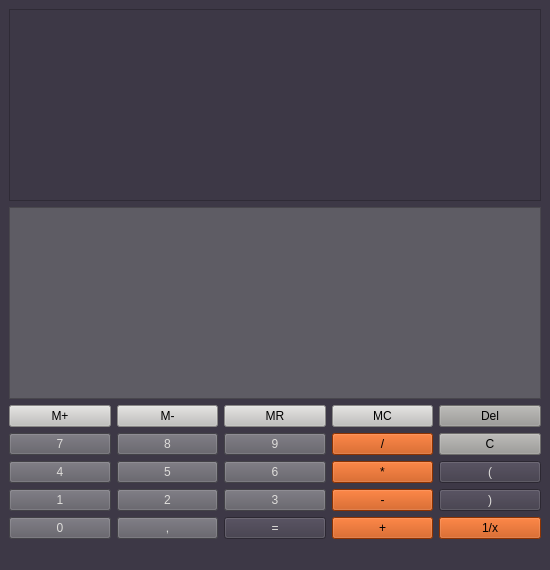
<?xml version="1.0" encoding="UTF-8"?>
<ui version="4.0">
 <class>Calculator</class>
 <widget class="QMainWindow" name="Calculator">
  <property name="geometry">
   <rect>
    <x>0</x>
    <y>0</y>
    <width>550</width>
    <height>570</height>
   </rect>
  </property>
  <property name="sizePolicy">
   <sizepolicy hsizetype="Preferred" vsizetype="Preferred">
    <horstretch>0</horstretch>
    <verstretch>0</verstretch>
   </sizepolicy>
  </property>
  <property name="maximumSize">
   <size>
    <width>16777215</width>
    <height>16777215</height>
   </size>
  </property>
  <property name="windowTitle">
   <string>Calculator</string>
  </property>
  <property name="windowIcon">
   <iconset>
    <normaloff>../calculator.png</normaloff>../calculator.png</iconset>
  </property>
  <property name="styleSheet">
   <string notr="true">background-color: rgb(61, 56, 70);</string>
  </property>
  <widget class="QWidget" name="centralwidget">
   <property name="minimumSize">
    <size>
     <width>550</width>
     <height>526</height>
    </size>
   </property>
   <property name="maximumSize">
    <size>
     <width>1677</width>
     <height>16777215</height>
    </size>
   </property>
   <property name="layoutDirection">
    <enum>Qt::LeftToRight</enum>
   </property>
   <layout class="QVBoxLayout" name="verticalLayout_4">
    <item>
     <layout class="QVBoxLayout" name="verticalLayout_3">
      <item>
       <layout class="QVBoxLayout" name="verticalLayout_2">
        <item>
         <widget class="QScrollArea" name="scrollArea">
          <property name="verticalScrollBarPolicy">
           <enum>Qt::ScrollBarAlwaysOff</enum>
          </property>
          <property name="widgetResizable">
           <bool>true</bool>
          </property>
          <widget class="QWidget" name="scrollAreaWidgetContents">
           <property name="geometry">
            <rect>
             <x>0</x>
             <y>0</y>
             <width>526</width>
             <height>164</height>
            </rect>
           </property>
           <layout class="QVBoxLayout" name="verticalLayout_5">
            <item>
             <widget class="QLabel" name="Arithmetic">
              <property name="font">
               <font>
                <pointsize>18</pointsize>
               </font>
              </property>
              <property name="styleSheet">
               <string notr="true">color: rgb(255, 255, 255);</string>
              </property>
              <property name="text">
               <string/>
              </property>
              <property name="scaledContents">
               <bool>false</bool>
              </property>
              <property name="wordWrap">
               <bool>true</bool>
              </property>
             </widget>
            </item>
           </layout>
          </widget>
         </widget>
        </item>
        <item>
         <widget class="QScrollArea" name="scrollArea_2">
          <property name="styleSheet">
           <string notr="true">background-color: rgb(94, 92, 100);</string>
          </property>
          <property name="verticalScrollBarPolicy">
           <enum>Qt::ScrollBarAlwaysOff</enum>
          </property>
          <property name="widgetResizable">
           <bool>true</bool>
          </property>
          <widget class="QWidget" name="scrollAreaWidgetContents_2">
           <property name="geometry">
            <rect>
             <x>0</x>
             <y>0</y>
             <width>526</width>
             <height>163</height>
            </rect>
           </property>
           <layout class="QVBoxLayout" name="verticalLayout_6">
            <item>
             <widget class="QLabel" name="Answer">
              <property name="sizePolicy">
               <sizepolicy hsizetype="Preferred" vsizetype="Preferred">
                <horstretch>0</horstretch>
                <verstretch>0</verstretch>
               </sizepolicy>
              </property>
              <property name="font">
               <font>
                <pointsize>18</pointsize>
               </font>
              </property>
              <property name="styleSheet">
               <string notr="true">color: rgb(255, 255, 255);
background-color: rgb(94, 92, 100);</string>
              </property>
              <property name="text">
               <string/>
              </property>
             </widget>
            </item>
           </layout>
          </widget>
         </widget>
        </item>
        <item>
         <layout class="QVBoxLayout" name="verticalLayout">
          <item>
           <layout class="QHBoxLayout" name="horizontalLayout_6">
            <item>
             <widget class="QPushButton" name="ButtonMPlus">
              <property name="styleSheet">
               <string notr="true">background-color: rgb(192, 191, 188);</string>
              </property>
              <property name="text">
               <string>M+</string>
              </property>
             </widget>
            </item>
            <item>
             <widget class="QPushButton" name="ButtonMMinus">
              <property name="styleSheet">
               <string notr="true">background-color: rgb(192, 191, 188);</string>
              </property>
              <property name="text">
               <string>M-</string>
              </property>
             </widget>
            </item>
            <item>
             <widget class="QPushButton" name="ButtonMR">
              <property name="styleSheet">
               <string notr="true">background-color: rgb(192, 191, 188);</string>
              </property>
              <property name="text">
               <string>MR</string>
              </property>
             </widget>
            </item>
            <item>
             <widget class="QPushButton" name="ButtonMC">
              <property name="styleSheet">
               <string notr="true">background-color: rgb(192, 191, 188);</string>
              </property>
              <property name="text">
               <string>MC</string>
              </property>
             </widget>
            </item>
            <item>
             <widget class="QPushButton" name="ButtonDel">
              <property name="styleSheet">
               <string notr="true">background-color: rgb(154, 153, 150);</string>
              </property>
              <property name="text">
               <string>Del</string>
              </property>
             </widget>
            </item>
           </layout>
          </item>
          <item>
           <layout class="QHBoxLayout" name="horizontalLayout">
            <item>
             <widget class="QPushButton" name="Button7">
              <property name="styleSheet">
               <string notr="true">background-color: rgb(94, 92, 100);
color: rgb(222, 221, 218);</string>
              </property>
              <property name="text">
               <string>7</string>
              </property>
             </widget>
            </item>
            <item>
             <widget class="QPushButton" name="Button8">
              <property name="styleSheet">
               <string notr="true">background-color: rgb(94, 92, 100);
color: rgb(222, 221, 218);</string>
              </property>
              <property name="text">
               <string>8</string>
              </property>
             </widget>
            </item>
            <item>
             <widget class="QPushButton" name="Button9">
              <property name="toolTipDuration">
               <number>-7</number>
              </property>
              <property name="styleSheet">
               <string notr="true">background-color: rgb(94, 92, 100);
color: rgb(222, 221, 218);</string>
              </property>
              <property name="text">
               <string>9</string>
              </property>
             </widget>
            </item>
            <item>
             <widget class="QPushButton" name="ButtonDiv">
              <property name="styleSheet">
               <string notr="true">background-color: rgb(198, 70, 0);
color: rgb(0, 0, 0);</string>
              </property>
              <property name="text">
               <string>/</string>
              </property>
             </widget>
            </item>
            <item>
             <widget class="QPushButton" name="ButtonClear">
              <property name="styleSheet">
               <string notr="true">background-color: rgb(154, 153, 150);</string>
              </property>
              <property name="text">
               <string>C</string>
              </property>
             </widget>
            </item>
           </layout>
          </item>
          <item>
           <layout class="QHBoxLayout" name="horizontalLayout_2">
            <item>
             <widget class="QPushButton" name="Button4">
              <property name="styleSheet">
               <string notr="true">background-color: rgb(94, 92, 100);
color: rgb(222, 221, 218);</string>
              </property>
              <property name="text">
               <string>4</string>
              </property>
             </widget>
            </item>
            <item>
             <widget class="QPushButton" name="Button5">
              <property name="styleSheet">
               <string notr="true">background-color: rgb(94, 92, 100);
color: rgb(222, 221, 218);</string>
              </property>
              <property name="text">
               <string>5</string>
              </property>
             </widget>
            </item>
            <item>
             <widget class="QPushButton" name="Button6">
              <property name="toolTipDuration">
               <number>-7</number>
              </property>
              <property name="styleSheet">
               <string notr="true">background-color: rgb(94, 92, 100);
color: rgb(222, 221, 218);</string>
              </property>
              <property name="text">
               <string>6</string>
              </property>
             </widget>
            </item>
            <item>
             <widget class="QPushButton" name="ButtonMulti">
              <property name="styleSheet">
               <string notr="true">background-color: rgb(198, 70, 0);
color: rgb(0, 0, 0);</string>
              </property>
              <property name="text">
               <string>*</string>
              </property>
             </widget>
            </item>
            <item>
             <widget class="QPushButton" name="ButtonLeft">
              <property name="styleSheet">
               <string notr="true">color: rgb(222, 221, 218);</string>
              </property>
              <property name="text">
               <string>(</string>
              </property>
             </widget>
            </item>
           </layout>
          </item>
          <item>
           <layout class="QHBoxLayout" name="horizontalLayout_3">
            <item>
             <widget class="QPushButton" name="Button1">
              <property name="styleSheet">
               <string notr="true">background-color: rgb(94, 92, 100);
color: rgb(222, 221, 218);</string>
              </property>
              <property name="text">
               <string>1</string>
              </property>
             </widget>
            </item>
            <item>
             <widget class="QPushButton" name="Button2">
              <property name="styleSheet">
               <string notr="true">background-color: rgb(94, 92, 100);
color: rgb(222, 221, 218);</string>
              </property>
              <property name="text">
               <string>2</string>
              </property>
             </widget>
            </item>
            <item>
             <widget class="QPushButton" name="Button3">
              <property name="toolTipDuration">
               <number>-7</number>
              </property>
              <property name="styleSheet">
               <string notr="true">background-color: rgb(94, 92, 100);
color: rgb(222, 221, 218);</string>
              </property>
              <property name="text">
               <string>3</string>
              </property>
             </widget>
            </item>
            <item>
             <widget class="QPushButton" name="ButtonMinus">
              <property name="styleSheet">
               <string notr="true">background-color: rgb(198, 70, 0);
color: rgb(0, 0, 0);</string>
              </property>
              <property name="text">
               <string>-</string>
              </property>
             </widget>
            </item>
            <item>
             <widget class="QPushButton" name="ButtonRight">
              <property name="styleSheet">
               <string notr="true">color: rgb(222, 221, 218);</string>
              </property>
              <property name="text">
               <string>)</string>
              </property>
             </widget>
            </item>
           </layout>
          </item>
          <item>
           <layout class="QHBoxLayout" name="horizontalLayout_4">
            <item>
             <widget class="QPushButton" name="Button0">
              <property name="styleSheet">
               <string notr="true">background-color: rgb(94, 92, 100);
color: rgb(222, 221, 218);</string>
              </property>
              <property name="text">
               <string>0</string>
              </property>
             </widget>
            </item>
            <item>
             <widget class="QPushButton" name="ButtonPoint">
              <property name="styleSheet">
               <string notr="true">background-color: rgb(94, 92, 100);
color: rgb(222, 221, 218);</string>
              </property>
              <property name="text">
               <string>,</string>
              </property>
             </widget>
            </item>
            <item>
             <widget class="QPushButton" name="ButtonIs">
              <property name="toolTipDuration">
               <number>-7</number>
              </property>
              <property name="styleSheet">
               <string notr="true">color: rgb(222, 221, 218);</string>
              </property>
              <property name="text">
               <string>=</string>
              </property>
             </widget>
            </item>
            <item>
             <widget class="QPushButton" name="ButtonPlus">
              <property name="styleSheet">
               <string notr="true">background-color: rgb(198, 70, 0);
color: rgb(0, 0, 0);</string>
              </property>
              <property name="text">
               <string>+</string>
              </property>
             </widget>
            </item>
            <item>
             <widget class="QPushButton" name="pushButton_4">
              <property name="styleSheet">
               <string notr="true">background-color: rgb(198, 70, 0);
color: rgb(0, 0, 0);</string>
              </property>
              <property name="text">
               <string>1/x</string>
              </property>
             </widget>
            </item>
           </layout>
          </item>
         </layout>
        </item>
       </layout>
      </item>
     </layout>
    </item>
   </layout>
  </widget>
  <widget class="QMenuBar" name="menubar">
   <property name="geometry">
    <rect>
     <x>0</x>
     <y>0</y>
     <width>550</width>
     <height>22</height>
    </rect>
   </property>
  </widget>
  <widget class="QStatusBar" name="statusbar"/>
 </widget>
 <resources/>
 <connections/>
</ui>
